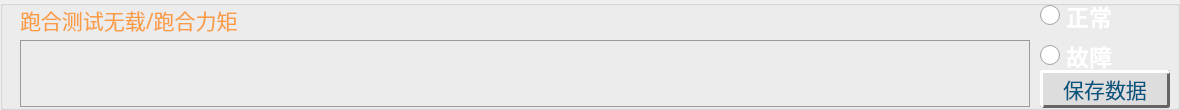
           <widget class="QGroupBox" name="groupBox">
            <property name="geometry">
             <rect>
              <x>10</x>
              <y>10</y>
              <width>1180</width>
              <height>110</height>
             </rect>
            </property>
            <property name="styleSheet">
             <string notr="true"/>
            </property>
            <property name="title">
             <string/>
            </property>
            <widget class="QLabel" name="lab_1">
             <property name="geometry">
              <rect>
               <x>20</x>
               <y>5</y>
               <width>1010</width>
               <height>30</height>
              </rect>
             </property>
             <property name="minimumSize">
              <size>
               <width>0</width>
               <height>0</height>
              </size>
             </property>
             <property name="maximumSize">
              <size>
               <width>9999999</width>
               <height>16777215</height>
              </size>
             </property>
             <property name="font">
              <font>
               <family>华光标题宋_CNKI</family>
               <pointsize>16</pointsize>
               <weight>50</weight>
               <bold>false</bold>
              </font>
             </property>
             <property name="styleSheet">
              <string notr="true">color: rgb(250, 156, 68);</string>
             </property>
             <property name="text">
              <string>跑合测试无载/跑合力矩</string>
             </property>
             <property name="alignment">
              <set>Qt::AlignLeading|Qt::AlignLeft|Qt::AlignVCenter</set>
             </property>
            </widget>
            <widget class="QRadioButton" name="rad_1">
             <property name="geometry">
              <rect>
               <x>1040</x>
               <y>0</y>
               <width>182</width>
               <height>31</height>
              </rect>
             </property>
             <property name="font">
              <font>
               <family>黑体</family>
               <pointsize>17</pointsize>
               <weight>75</weight>
               <bold>true</bold>
              </font>
             </property>
             <property name="cursor">
              <cursorShape>PointingHandCursor</cursorShape>
             </property>
             <property name="styleSheet">
              <string notr="true">QRadioButton::indicator {
    width: 20px;
    height: 20px;
}
 
QRadioButton::indicator::unchecked {
image: url(:/res/account/unchecked.png);
}
 
QRadioButton::indicator:unchecked:hover {
image: url(:/res/account/unchecked.png);
}
 
QRadioButton::indicator:unchecked:pressed {
image: url(:/res/account/unchecked.png);
}
 
QRadioButton::indicator::checked {
image: url(:/res/account/checked.png);
}
 
QRadioButton::indicator:checked:hover {
image: url(:/res/account/checked.png);
}
 
QRadioButton::indicator:checked:pressed {
image: url(:/res/account/checked.png);
}
QRadioButton {
color: rgb(255, 255, 255);
}</string>
             </property>
             <property name="text">
              <string>正常</string>
             </property>
             <property name="iconSize">
              <size>
               <width>30</width>
               <height>16</height>
              </size>
             </property>
            </widget>
            <widget class="QRadioButton" name="rad_2">
             <property name="geometry">
              <rect>
               <x>1040</x>
               <y>40</y>
               <width>182</width>
               <height>31</height>
              </rect>
             </property>
             <property name="font">
              <font>
               <family>黑体</family>
               <pointsize>17</pointsize>
               <weight>75</weight>
               <bold>true</bold>
              </font>
             </property>
             <property name="cursor">
              <cursorShape>PointingHandCursor</cursorShape>
             </property>
             <property name="styleSheet">
              <string notr="true">QRadioButton::indicator {
    width: 20px;
    height: 20px;
}
 
QRadioButton::indicator::unchecked {
image: url(:/res/account/unchecked.png);
}
 
QRadioButton::indicator:unchecked:hover {
image: url(:/res/account/unchecked.png);
}
 
QRadioButton::indicator:unchecked:pressed {
image: url(:/res/account/unchecked.png);
}
 
QRadioButton::indicator::checked {
image: url(:/res/account/checked.png);
}
 
QRadioButton::indicator:checked:hover {
image: url(:/res/account/checked.png);
}
 
QRadioButton::indicator:checked:pressed {
image: url(:/res/account/checked.png);
}
QRadioButton {
color: rgb(255, 255, 255);
}
QRadioButton:checked {
color: rgb(255, 96, 48);
}</string>
             </property>
             <property name="text">
              <string>故障</string>
             </property>
             <property name="iconSize">
              <size>
               <width>30</width>
               <height>16</height>
              </size>
             </property>
            </widget>
            <widget class="QTextEdit" name="text_1">
             <property name="enabled">
              <bool>true</bool>
             </property>
             <property name="geometry">
              <rect>
               <x>20</x>
               <y>40</y>
               <width>1010</width>
               <height>67</height>
              </rect>
             </property>
             <property name="font">
              <font>
               <family>微软雅黑</family>
               <pointsize>10</pointsize>
               <weight>75</weight>
               <bold>true</bold>
              </font>
             </property>
             <property name="focusPolicy">
              <enum>Qt::StrongFocus</enum>
             </property>
             <property name="styleSheet">
              <string notr="true">border-color: rgb(154, 154, 154);
background-color: rgba(255, 255, 255,0);
color: rgb(255, 255, 255);
border-style:solid;
border-width:1px;</string>
             </property>
             <property name="html">
              <string>&lt;!DOCTYPE HTML PUBLIC &quot;-//W3C//DTD HTML 4.0//EN&quot; &quot;http://www.w3.org/TR/REC-html40/strict.dtd&quot;&gt;
&lt;html&gt;&lt;head&gt;&lt;meta name=&quot;qrichtext&quot; content=&quot;1&quot; /&gt;&lt;style type=&quot;text/css&quot;&gt;
p, li { white-space: pre-wrap; }
&lt;/style&gt;&lt;/head&gt;&lt;body style=&quot; font-family:'微软雅黑'; font-size:10pt; font-weight:600; font-style:normal;&quot;&gt;
&lt;p style=&quot;-qt-paragraph-type:empty; margin-top:12px; margin-bottom:12px; margin-left:0px; margin-right:0px; -qt-block-indent:0; text-indent:0px; font-family:'新宋体'; font-size:14pt; font-weight:400;&quot;&gt;&lt;br /&gt;&lt;/p&gt;&lt;/body&gt;&lt;/html&gt;</string>
             </property>
            </widget>
            <widget class="QPushButton" name="btn_8">
             <property name="geometry">
              <rect>
               <x>1040</x>
               <y>70</y>
               <width>130</width>
               <height>38</height>
              </rect>
             </property>
             <property name="minimumSize">
              <size>
               <width>0</width>
               <height>0</height>
              </size>
             </property>
             <property name="maximumSize">
              <size>
               <width>300</width>
               <height>50</height>
              </size>
             </property>
             <property name="font">
              <font>
               <family>华光大标宋_CNKI</family>
               <pointsize>16</pointsize>
               <weight>50</weight>
               <bold>false</bold>
              </font>
             </property>
             <property name="styleSheet">
              <string notr="true">QPushButton{
color: rgb(0, 85, 127);
background:#DDDDDD; 
border-right:3px solid #646464; 
border-bottom:3px solid #646464;
border-left:3px solid #FFFFFF;
border-top:3px solid #FFFFFF; 
border-radius:3px;
}                

QPushButton:pressed{
background:#DDDDDD; 
border-right:2px solid #FFFFFF; 
border-bottom:2px solid #FFFFFF;
border-left:2px solid #646464;
border-top:2px solid #646464; 
border-radius:2px;
}

QPushButton:checked {
background:#bbbbbb; 
border-right:4px solid #FFFFFF; 
border-bottom:4px solid #FFFFFF;
border-left:4px solid #646464;
border-top:4px solid #646464; 
border-radius:4px;
}</string>
             </property>
             <property name="text">
              <string>保存数据</string>
             </property>
            </widget>
            <zorder>rad_1</zorder>
            <zorder>rad_2</zorder>
            <zorder>lab_1</zorder>
            <zorder>text_1</zorder>
            <zorder>btn_8</zorder>
           </widget>
